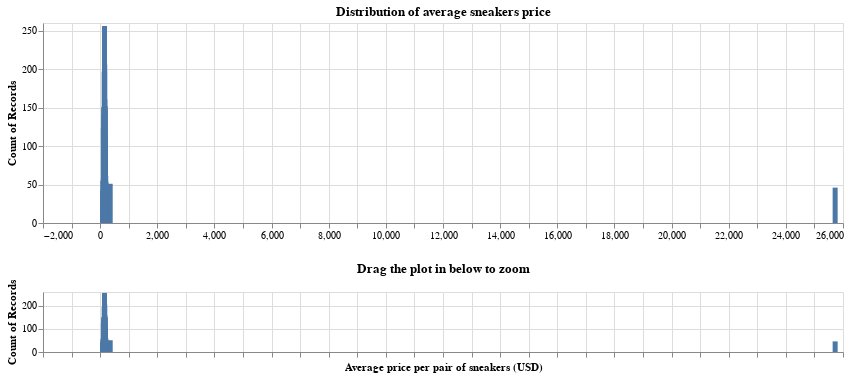

Source (notebook cell):
### Markdown cell above
It is a fairly reasonable amount, compare to USD$3145.13.  


To further investigate, we can also look at the distribution of average price per pair of shoes.

### Code cell
orders["avg_per_pair"] = orders["order_amount"] / orders["total_items"]
base = (
    alt.Chart(orders)
    .mark_bar()
    .encode(
        x=alt.X(
            "avg_per_pair:Q",
        ),
        y="count()",
    )
    .properties(height=200, width=800, title="Distribution of average sneakers price")
)

brush = alt.selection_interval(encodings=["x"])
lower = (
    base.encode(
        x=alt.X(
            "avg_per_pair:Q",
            axis=alt.Axis(
                labels=False, title="Average price per pair of sneakers (USD)"
            ),
        )
    )
    .properties(height=60, width=800, title="Drag the plot in below to zoom")
    .add_selection(brush)
)

upper = base.encode(
    alt.X(
        "avg_per_pair:Q",
        scale=alt.Scale(domain=brush),
        axis=alt.Axis(title=""),
    )
)


upper & lower

### Figure 1 — Vega-Lite specification as saved in the notebook (floating-point values rounded to 4 significant figures; data arrays with more than 128 entries replaced by an {"elided": "..."} marker saying what was removed)
{"config": {"view": {"continuousWidth": 400, "continuousHeight": 300}}, "vconcat": [{"mark": "bar", "encoding": {"x": {"axis": {"title": ""}, "field": "avg_per_pair", "scale": {"domain": {"selection": "selector001"}}, "type": "quantitative"}, "y": {"aggregate": "count", "type": "quantitative"}}, "height": 200, "title": "Distribution of average sneakers price", "width": 800}, {"mark": "bar", "encoding": {"x": {"axis": {"labels": false, "title": "Average price per pair of sneakers (USD)"}, "field": "avg_per_pair", "type": "quantitative"}, "y": {"aggregate": "count", "type": "quantitative"}}, "height": 60, "selection": {"selector001": {"type": "interval", "encodings": ["x"]}}, "title": "Drag the plot in below to zoom", "width": 800}], "data": {"name": "data-9391bbb87d3cadb3525cde3a650949c2"}, "$schema": "https://vega.github.io/schema/vega-lite/v4.17.0.json", "datasets": {"data-9391bbb87d3cadb3525cde3a650949c2": {"elided": "5000 records"}}}
